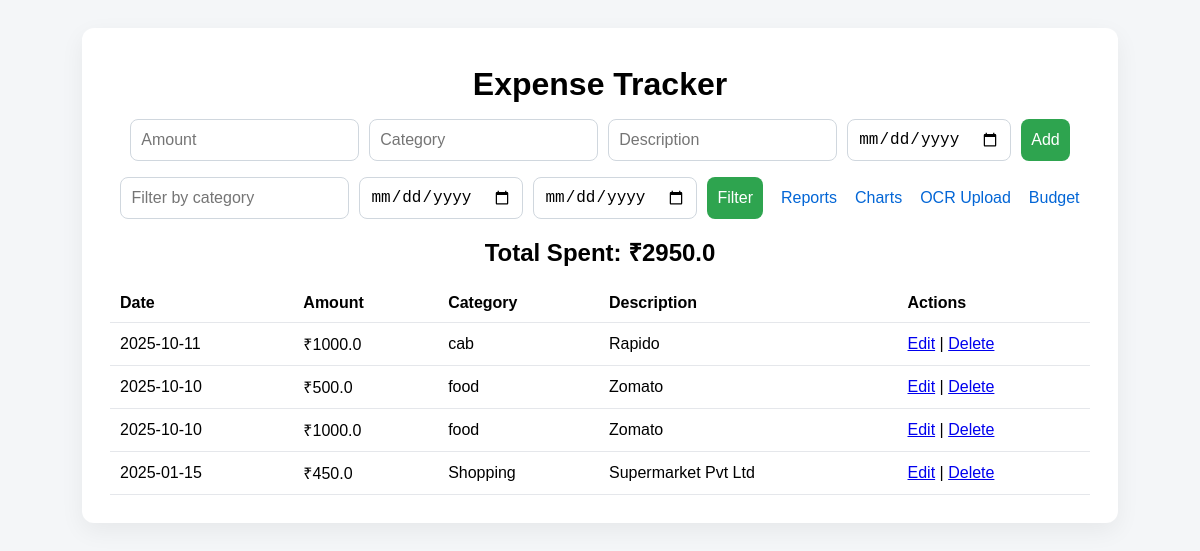
The page / on the database its author committed.
### tables this page shows
CREATE TABLE expenses (
        id INTEGER PRIMARY KEY AUTOINCREMENT,
        amount REAL NOT NULL,
        category TEXT NOT NULL,
        description TEXT,
        date TEXT NOT NULL
    );

### app.py (the view)
@app.route("/")
def index():
    category = request.args.get('category', '')
    start_date = request.args.get('start_date', '')
    end_date = request.args.get('end_date', '')
    conn = get_db()
    c = conn.cursor()
    query = "SELECT * FROM expenses WHERE 1=1"
    params = []
    if category:
        query += " AND category LIKE ?"
        params.append(f"%{category}%")
    if start_date:
        query += " AND date >= ?"
        params.append(start_date)
    if end_date:
        query += " AND date <= ?"
        params.append(end_date)
    query += " ORDER BY date DESC"
    c.execute(query, params)
    expenses = c.fetchall()
    c.execute("SELECT SUM(amount) FROM expenses")
    total = c.fetchone()[0] or 0
    current_month = yyyymm_today()
    c.execute("SELECT SUM(amount) FROM expenses WHERE strftime('%Y-%m', date)=?", (current_month,))
    month_spent = c.fetchone()[0] or 0
    c.execute("SELECT amount FROM budget WHERE month=?", (current_month,))
    row = c.fetchone()
    month_budget = row[0] if row else None
    over_budget = month_budget is not None and month_spent > month_budget
    conn.close()
    return render_template(
        "index.html",
        expenses=expenses,
        total=total,
        month_spent=month_spent,
        month_budget=month_budget,
        over_budget=over_budget
    )

### app.py (called while the page is built)
def yyyymm_today():
    return datetime.now().strftime("%Y-%m")

### models/database.py (called while the page is built)
def get_db():
    return sqlite3.connect(DB_NAME)

### templates/index.html (shortened to what this page needs)
<!DOCTYPE html>
<html>
<head>
  <link rel="stylesheet" href="{{ url_for('static', filename='style.css') }}">
</head>
<body>
<div class="container">
  <h1>Expense Tracker</h1>
  <form action="/add" method="POST" class="form">
    <input type="number" step="0.01" name="amount" placeholder="Amount" required>
    <input type="text" name="category" placeholder="Category" required>
    <input type="text" name="description" placeholder="Description">
    <input type="date" name="date">
    <button type="submit">Add</button>
  </form>
  <form method="GET" class="filter-form">
    <input type="text" name="category" placeholder="Filter by category">
    <input type="date" name="start_date" placeholder="From">
    <input type="date" name="end_date" placeholder="To">
    <button type="submit">Filter</button>
    <a class="link" href="{{ url_for('reports') }}">Reports</a>
    <a class="link" href="{{ url_for('stats') }}">Charts</a>
    <a class="link" href="{{ url_for('upload_receipt') }}">OCR Upload</a>
    <a class="link" href="{{ url_for('budget') }}">Budget</a>
  </form>
  <h2>Total Spent: ₹{{ total | round(2) }}</h2>
  <table>
    <thead>
    <tr>
      <th>Date</th>
      <th>Amount</th>
      <th>Category</th>
      <th>Description</th>
      <th>Actions</th>
    </tr>
    </thead>
    <tbody>
    {% for e in expenses %}
      <tr>
        <td>{{ e[4] }}</td>
        <td>₹{{ e[1] }}</td>
        <td>{{ e[2] }}</td>
        <td>{{ e[3] }}</td>
        <td>
          <a href="/edit/{{ e[0] }}">Edit</a> |
          <a href="/delete/{{ e[0] }}" onclick="return confirm('Delete?')">Delete</a>
        </td>
      </tr>
    {% endfor %}
    </tbody>
  </table>
</div>
</body>
</html>

### static/style.css (style rules this page uses)
body { font-family: Arial, sans-serif; background:#f4f6f8; padding:20px; }
.container { max-width: 980px; margin: auto; background:#fff; padding:28px; border-radius:12px; box-shadow: 0 8px 24px rgba(0,0,0,.06); }
h1, h2 { text-align: center; margin: 10px 0 16px; }
.form, .filter-form { display:flex; flex-wrap:wrap; gap:10px; justify-content:center; margin-bottom:16px; }
input, button, select { padding:10px; font-size:16px; border:1px solid #d0d7de; border-radius:8px; }
button { background:#2ea44f; color:#fff; cursor:pointer; border:none; }
.link { margin-left:8px; text-decoration:none; color:#0366d6; align-self:center; }
table { width:100%; border-collapse:collapse; margin-top:12px; }
th, td { padding:10px; text-align:left; border-bottom:1px solid #e5e7eb; }

### rows shown on the page
expenses: date "2025-10-11", amount "1000.0", category "cab", description "Rapido"
expenses: date "2025-10-10", amount "500.0", category "food", description "Zomato"
expenses: date "2025-10-10", amount "1000.0", category "food", description "Zomato"
expenses: date "2025-01-15", amount "450.0", category "Shopping", description "Supermarket Pvt Ltd"

### other values the page prints
{{ total | round(2) }} "2950.0"
